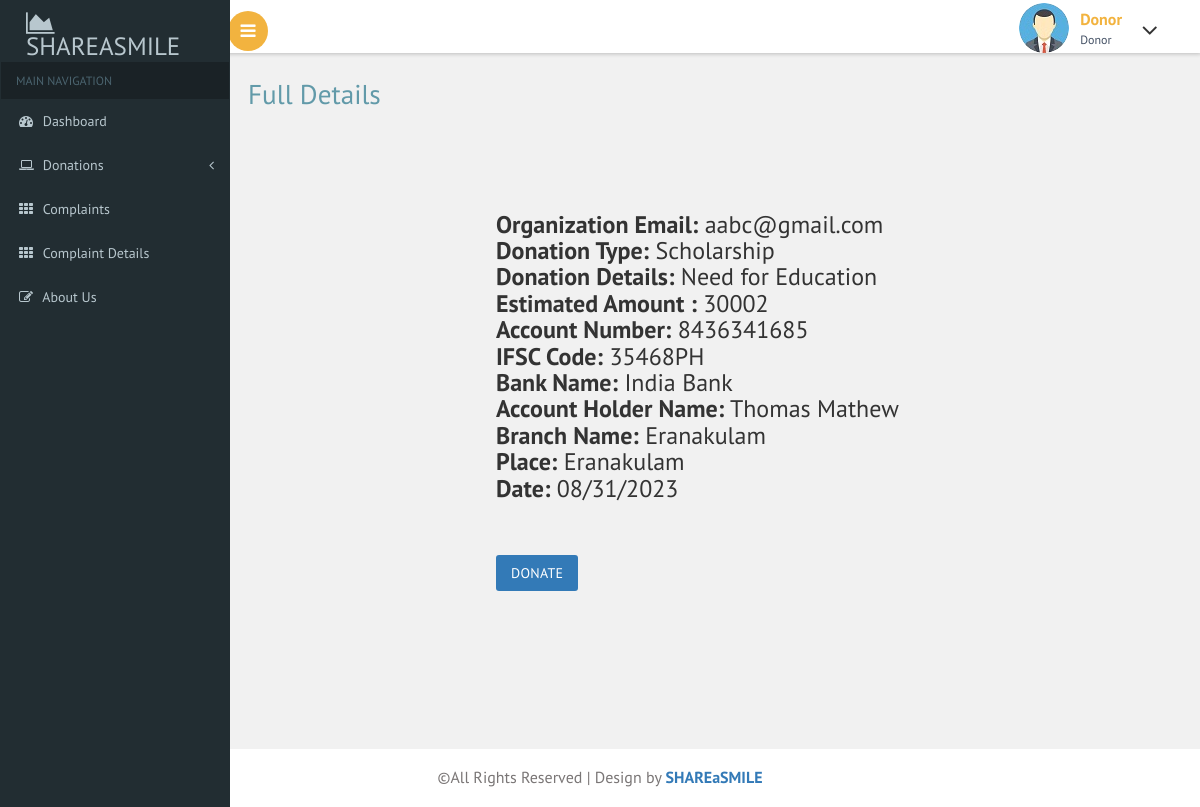
Screenshot of /donor/fulldetails.php?id=3 with the database file from the repository.
### tables this page shows
CREATE TABLE `request_form` (
  `donation_id` int(11) NOT NULL,
  `organization_email` varchar(100) NOT NULL,
  `donation_type` varchar(200) NOT NULL,
  `donation_details` varchar(600) NOT NULL,
  `estimated_amount` varchar(100) NOT NULL,
  `account_number` varchar(100) NOT NULL,
  `ifsc_code` varchar(50) NOT NULL,
  `bank_name` varchar(100) NOT NULL,
  `holder_name` varchar(100) NOT NULL,
  `branch` varchar(100) NOT NULL,
  `place` varchar(100) NOT NULL,
  `date` varchar(30) NOT NULL
);

### donor/fulldetails.php (the view)
<?php
include("header.php");
?>
<div id="page-wrapper">
    <div class="main-page">
        <h2 class="title1">Full Details</h2>
        <?php
if (isset($_GET['id'])) {
    $donation_id = $_GET['id'];
    require("connect.php");
    $stmt = $conn->prepare("SELECT * FROM request_form WHERE donation_id = ?");
    $stmt->bind_param("i", $donation_id);
    $stmt->execute();
    $res = $stmt->get_result();
    if ($res->num_rows > 0) {
        $row = $res->fetch_assoc();
        echo "<div id='page-wrapper'>";
                echo "<h3><b>Organization Email:</b> " . $row['organization_email'] . "<br>";
                echo "<b>Donation Type:</b> " . $row['donation_type'] . "<br>";
                echo "<b>Donation Details:</b> " . $row['donation_details'] . "<br>";
                echo "<b>Estimated Amount :</b> " . $row['estimated_amount'] . "<br>";
                echo "<b>Account Number:</b> " . $row['account_number'] . "<br>";
                echo "<b>IFSC Code:</b> " . $row['ifsc_code'] . "<br>";
                echo "<b>Bank Name:</b> " . $row['bank_name'] . "<br>";
                echo "<b>Account Holder Name:</b> " . $row['holder_name'] . "<br>";
                echo "<b>Branch Name:</b> " . $row['branch'] . "<br>";
                echo "<b>Place:</b> " . $row['place'] . "<br>";
                echo "<b>Date:</b> " . $row['date'] . "<br>";
        echo '<br><br>';
      ?>
       <a href="web/index.php?email=<?php echo $row['organization_email']; ?>&donation_id=<?php echo $row['donation_id']; ?>" class="btn btn-primary">Donate</a>
      <?php
echo '</h3>';
        echo "</div></div>";
    } else {
        echo "<p>No data found for the specified ID.</p>";
    }
} else {
    echo "<p>No ID provided.</p>";
}
?>
</div>
</div>
<?php
include("footer.php");
?>

### donor/css/custom.css (style rules this page uses)
#page-wrapper { padding:5em 2em 2.5em; background-color: #F1F1F1; }

### rows the page displays
request_form: organization_email "aabc@gmail.com", donation_type "Scholarship", donation_details "Need for Education", estimated_amount "30002", account_number "8436341685", ifsc_code "35468PH", bank_name "India Bank", holder_name "Thomas Mathew", branch "Eranakulam", place "Eranakulam", date "08/31/2023"
